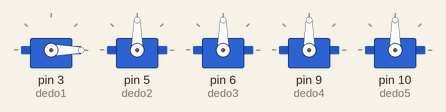
A sketch run on a simulated Arduino Uno, built with avr-gcc and run on an emulated ATmega328P. Parts: 5 × servo.

Above: at 0.1 s.
At 3.1 s:
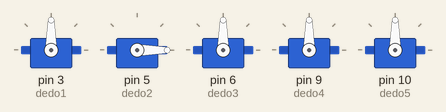
At 6.1 s:
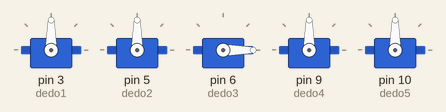
At 13.1 s:
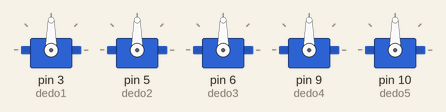
At 24.1 s:
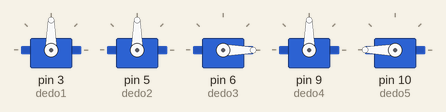
At 37.1 s:
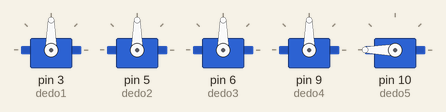
Timing chart, 0 to 40.0 s (numbered marks = the images above):
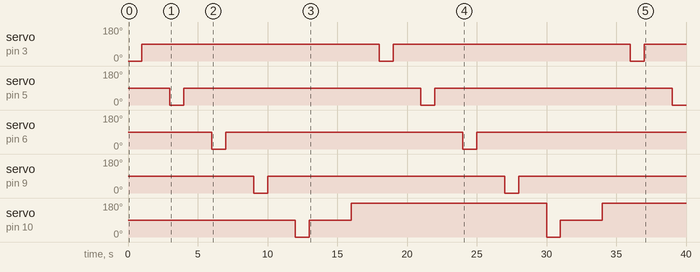

Measured:
- by itself, servo on pin 3 (dedo1), servo on pin 5 (dedo2), servo on pin 6 (dedo3), servo on pin 9 (dedo4): alternates 90° for 17.0 s and 0° for 1.0 s
- by itself, servo on pin 10 (dedo5): 90° → 0° at 12.0 s, → 90° 1.0 s later, → 180° 3.0 s later, → 0° 14.0 s later, … (6 changes in this stretch)

The sketch:

Calibrar.ino
```cpp
#include <Servo.h>

Servo dedo1;
Servo dedo2;
Servo dedo3;
Servo dedo4;
Servo dedo5;

void setup() {
  dedo1.attach(3);
   dedo2.attach(5);
    dedo3.attach(6);
     dedo4.attach(9);
      dedo5.attach(10);

}

void loop() {
  dedo1.write(0);
  delay(1000);
  dedo1.write(90);
  delay(2000);

  dedo2.write(0);
  delay(1000);
  dedo2.write(90);
  delay(2000);

  dedo3.write(0);
  delay(1000);
  dedo3.write(90);
  delay(2000);

  dedo4.write(0);
  delay(1000);
  dedo4.write(90);
  delay(2000);

  dedo5.write(0);
  delay(1000);
  dedo5.write(90);
  delay(3000);
  dedo5.write(180);
  delay(2000);

}
```
